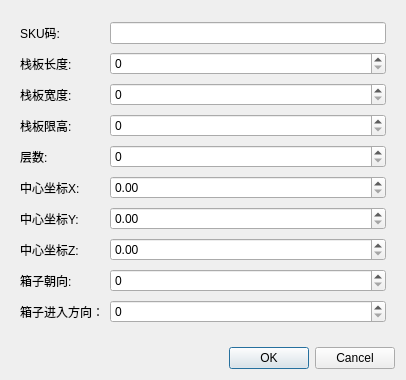
<?xml version="1.0" encoding="UTF-8"?>
<ui version="4.0">
 <class>SqlEditDialog</class>
 <widget class="QWidget" name="SqlEditDialog">
  <property name="geometry">
   <rect>
    <x>0</x>
    <y>0</y>
    <width>406</width>
    <height>380</height>
   </rect>
  </property>
  <property name="windowTitle">
   <string>Form</string>
  </property>
  <layout class="QGridLayout" name="gridLayout_3">
   <item row="0" column="0">
    <layout class="QGridLayout" name="gridLayout">
     <item row="2" column="0">
      <widget class="QDialogButtonBox" name="buttonBox">
       <property name="orientation">
        <enum>Qt::Horizontal</enum>
       </property>
       <property name="standardButtons">
        <set>QDialogButtonBox::Cancel|QDialogButtonBox::Ok</set>
       </property>
      </widget>
     </item>
     <item row="1" column="0">
      <widget class="QWidget" name="widget" native="true">
       <layout class="QGridLayout" name="gridLayout_2">
        <item row="3" column="0">
         <widget class="QLabel" name="label_10">
          <property name="text">
           <string>栈板限高:</string>
          </property>
         </widget>
        </item>
        <item row="5" column="2">
         <widget class="QDoubleSpinBox" name="doubleSpinBox_XPos">
          <property name="maximum">
           <double>1000000.000000000000000</double>
          </property>
         </widget>
        </item>
        <item row="7" column="0">
         <widget class="QLabel" name="label_5">
          <property name="text">
           <string>中心坐标Z:</string>
          </property>
         </widget>
        </item>
        <item row="0" column="2">
         <widget class="QLineEdit" name="lineEdit_SkuCode"/>
        </item>
        <item row="2" column="0">
         <widget class="QLabel" name="label_9">
          <property name="text">
           <string>栈板宽度:</string>
          </property>
         </widget>
        </item>
        <item row="5" column="0">
         <widget class="QLabel" name="label_3">
          <property name="text">
           <string>中心坐标X:</string>
          </property>
         </widget>
        </item>
        <item row="6" column="2">
         <widget class="QDoubleSpinBox" name="doubleSpinBox_YPos">
          <property name="maximum">
           <double>1000000.000000000000000</double>
          </property>
         </widget>
        </item>
        <item row="4" column="2">
         <widget class="QSpinBox" name="spinBox_FloorNum"/>
        </item>
        <item row="8" column="2">
         <widget class="QSpinBox" name="spinBox_Angel">
          <property name="maximum">
           <number>359</number>
          </property>
         </widget>
        </item>
        <item row="4" column="0">
         <widget class="QLabel" name="label_2">
          <property name="text">
           <string>层数:</string>
          </property>
         </widget>
        </item>
        <item row="0" column="0">
         <widget class="QLabel" name="label">
          <property name="text">
           <string>SKU码:</string>
          </property>
         </widget>
        </item>
        <item row="9" column="0">
         <widget class="QLabel" name="label_7">
          <property name="text">
           <string>箱子进入方向：</string>
          </property>
         </widget>
        </item>
        <item row="1" column="0">
         <widget class="QLabel" name="label_8">
          <property name="text">
           <string>栈板长度:</string>
          </property>
         </widget>
        </item>
        <item row="6" column="0">
         <widget class="QLabel" name="label_4">
          <property name="text">
           <string>中心坐标Y:</string>
          </property>
         </widget>
        </item>
        <item row="9" column="2">
         <widget class="QSpinBox" name="spinBox_Direction">
          <property name="maximum">
           <number>8</number>
          </property>
         </widget>
        </item>
        <item row="8" column="0">
         <widget class="QLabel" name="label_6">
          <property name="text">
           <string>箱子朝向:</string>
          </property>
         </widget>
        </item>
        <item row="7" column="2">
         <widget class="QDoubleSpinBox" name="doubleSpinBox_ZPos">
          <property name="maximum">
           <double>1000000.000000000000000</double>
          </property>
         </widget>
        </item>
        <item row="1" column="2">
         <widget class="QSpinBox" name="spinBox_TrayLength"/>
        </item>
        <item row="2" column="2">
         <widget class="QSpinBox" name="spinBox_TrayWidth"/>
        </item>
        <item row="3" column="2">
         <widget class="QSpinBox" name="spinBox_TrayHeight"/>
        </item>
       </layout>
      </widget>
     </item>
    </layout>
   </item>
  </layout>
 </widget>
 <resources/>
 <connections/>
</ui>
